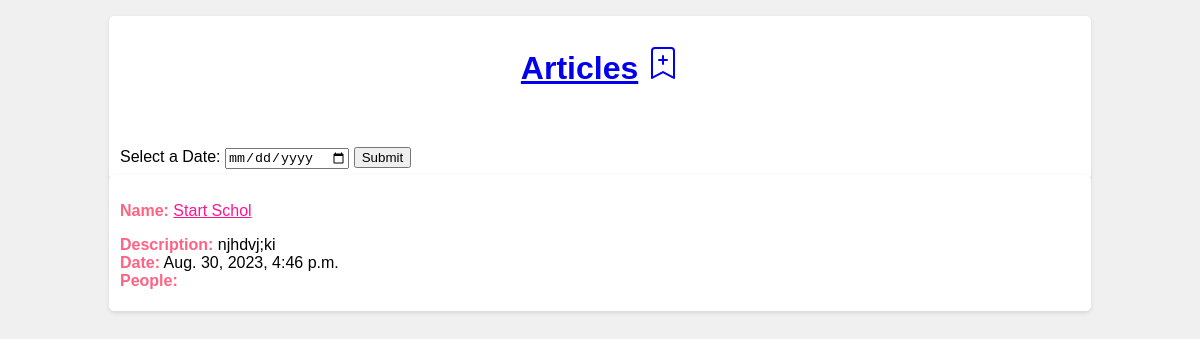
The app's page /article/, older data.
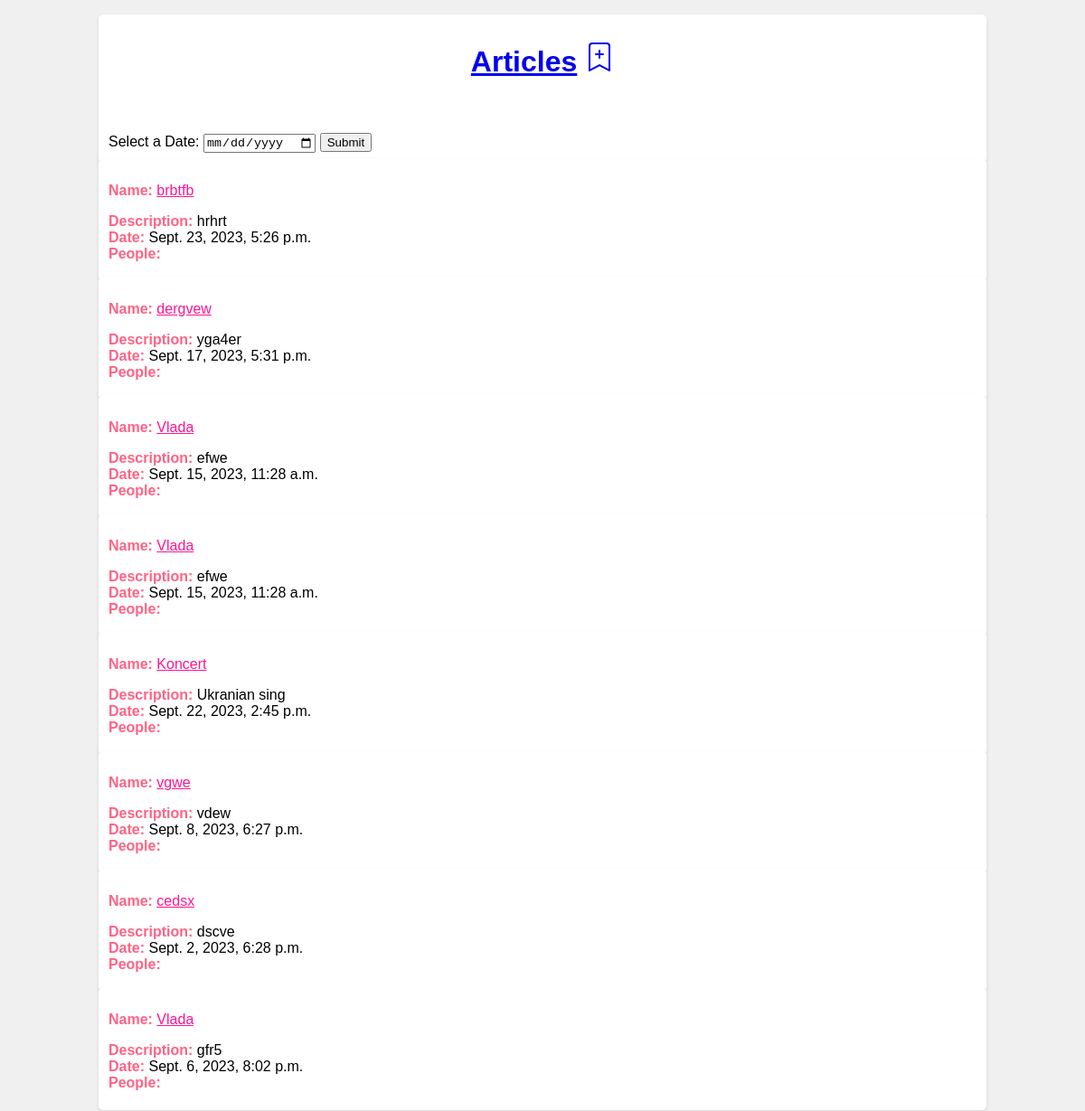
The same page, newer data.
### Event/models.py (models this page shows, shortened)
class Event(models.Model):
    name = models.TextField()
    description = models.TextField()
    date = models.DateTimeField()
    people = models.ForeignKey(User, null=True, blank=True, on_delete=models.SET_NULL)

### Event/views.py (the view, shortened to what this page needs)
# urls.py: path('', ArtView.as_view(), name='articles'),
class ArtView(TemplateView):
    template_name = "articles.html"
    def get(self, request):
        events = Event.objects.all()
        context = {'events': events}
        return render(request, self.template_name, context)

### templates/articles.html (shortened to what this page needs)
<!DOCTYPE html>
<html lang="en">
<head>
</head>
<body>
      <ul>
        <li>
            <h1><a href="{% url 'articles' %}">Articles</a>
                <a href="/"></a></h1>
                <h1></h1>
                <form id="dateForm">
                    <label for="daySelect">Select a Date:</label>
                    <input type="date" id="daySelect" name="daySelect">
                    <input type="submit" value="Submit">
                </form>
            {% for event in events %}
            <li>
                <p><strong>Name:</strong> <a href="{% url 'article_detail' pk=event.pk %}" style="color: #FF1493;" class="article-title">{{ event.name }}</a></p>
                <strong>Description:</strong> {{ event.description }}<br>
                <strong>Date:</strong> {{ event.date }}<br>
                <strong>People:</strong>
            </li>
            {% endfor %}
        </li>
        </ul>
</body>
</html>

### templates/articles.html (style rules this page uses)
body { font-family: Arial, sans-serif; background-color: #f0f0f0; margin: 0; padding: 0; }
h1 { color: #000; padding: 20px; text-align: center; margin: 0; }
ul { list-style-type: none; padding: 0; }
li { background-color: #fff; border: 1px solid #fff; border-radius: 5px; padding: 10px; box-shadow: 0 2px 4px rgba(0, 0, 0, 0.1); width: 80%; margin: 10px auto; margin-bottom: -15px; }
strong { color: #FF6384; }

Row changes from the older to the newer data that the page shows:
removed Event: name "Start Schol", description "njhdvj;ki", date "Aug. 30, 2023, 4:46 p.m."
added Event: name "brbtfb", description "hrhrt", date "Sept. 23, 2023, 5:26 p.m."
added Event: name "dergvew", description "yga4er", date "Sept. 17, 2023, 5:31 p.m."
added Event: name "Vlada", description "efwe", date "Sept. 15, 2023, 11:28 a.m."
added Event: name "Vlada", description "efwe", date "Sept. 15, 2023, 11:28 a.m."
added Event: name "Koncert", description "Ukranian sing", date "Sept. 22, 2023, 2:45 p.m."
added Event: name "vgwe", description "vdew", date "Sept. 8, 2023, 6:27 p.m."
added Event: name "cedsx", description "dscve", date "Sept. 2, 2023, 6:28 p.m."
added Event: name "Vlada", description "gfr5", date "Sept. 6, 2023, 8:02 p.m."
